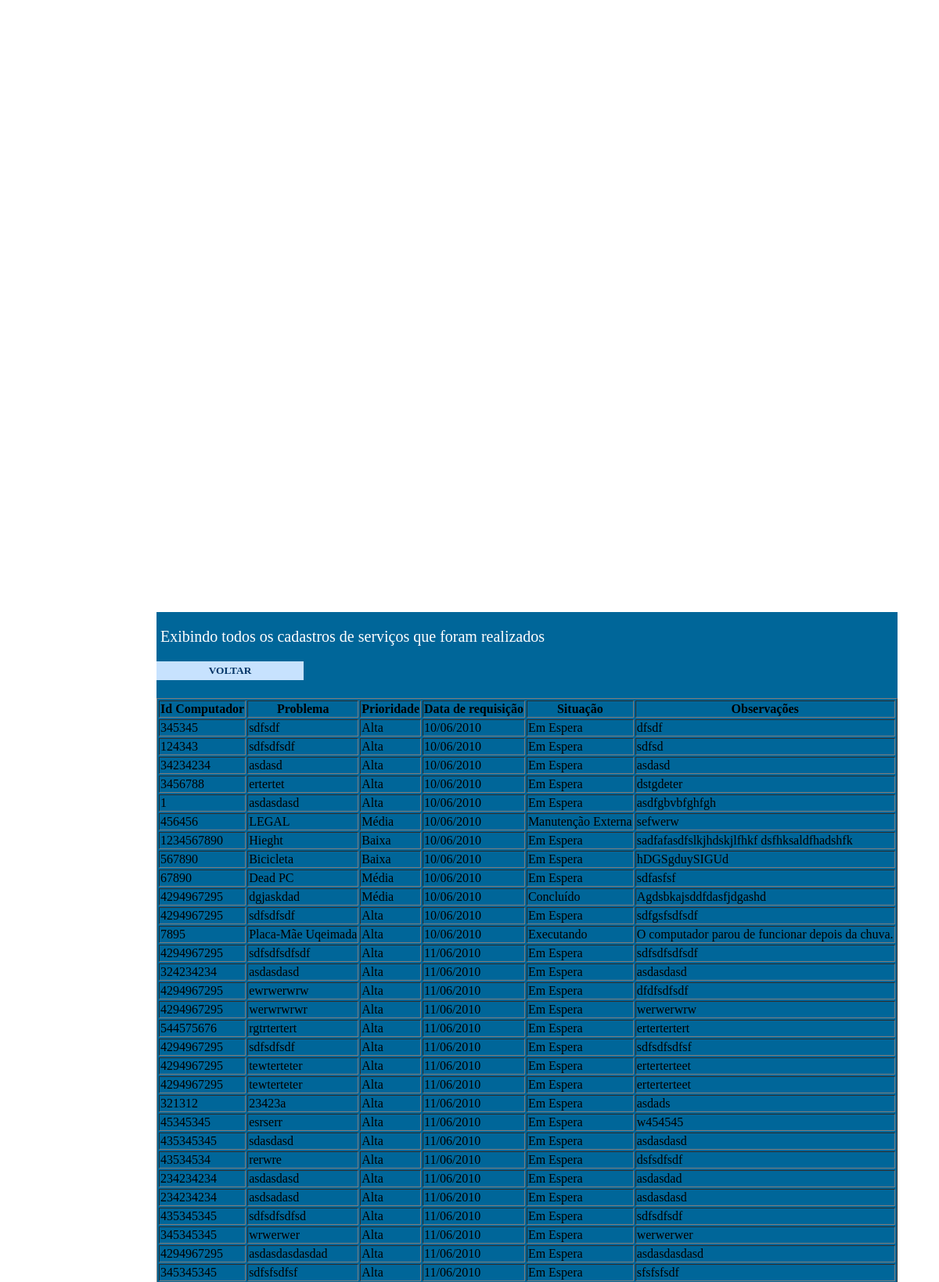
Screenshot of /historico.php (upper part) with the database file from the repository.
### tables this page shows
CREATE TABLE `servicos` (
  `id_servico` int(10) unsigned NOT NULL auto_increment,
  `idcomputador` int(10) unsigned NOT NULL,
  `problema` varchar(155) NOT NULL,
  `prioridade` varchar(6) NOT NULL,
  `datainicial` varchar(11) NOT NULL,
  `dataconclusao` varchar(11) NOT NULL,
  `situacao` varchar(45) NOT NULL,
  `descricao` varchar(255) NOT NULL,
  `excluir` varchar(45) NOT NULL,
  PRIMARY KEY  (`id_servico`)
);

### historico.php (the view, shortened to what this page needs)
<html>
<head>
<title>Hist&oacute;rico geral</title></head>
<body>
<div id="all" style="background-color:#006699">
<p style="font-size:15pt; font-family:verdana;">&nbsp;Exibindo todos os cadastros de servi&ccedil;os que foram realizados</p>
<p><a href="consultar_servico.php">Voltar</a></p>
<div id="consulta" style="padding-top:10px;">
<?php
if($erro==0){
$query = mysql_query("SELECT * FROM servicos");
$linhas = mysql_num_rows($query);
if($linhas == 0){
echo "Nada encontrado";
exit();
}
else{
echo"
<table border='1'>
<tr>
<th>Id Computador</th>
<th>Problema</th>
<th>Prioridade</th>
<th>Data de requisição</th>
<th>Situação</th>
<th>Observações</th>
</tr>";
while($row = mysql_fetch_array($query)){
  echo "<tr>";
  echo "<td>" . $row['idcomputador'] . "</td>";
  echo "<td>" . $row['problema'] . "</td>";
  echo "<td>" . $row['prioridade'] . "</td>";
  echo "<td>" . $row['datainicial'] . "</td>";
  echo "<td class='situacao'>" . $row['situacao'] . "</td>";
  echo "<td class='desc'>" . $row['descricao'] . "</td>";
  echo "</tr>";
  }
  }
  }
  ?>
</div>
</div>
</body>

### style.css (style rules this page uses)
#all { position:absolute; left:50%; top:50%; margin-left:-400px; margin-top:-350px; background-color:#FFFFFF; }
p { font-family:verdana; color:#FFFFFF; font-size:10pt; }
a:link,a:visited { display:block; width:180px; font-weight:bold; font-size:10pt; font-family:verdana; color:#003366; background-color:#C7E2FE; text-align:center; padding:4px; text-decoration:none; text-transform:uppercase; margin-left:0; }

### rows the page displays
servicos: idcomputador "345345", problema "sdfsdf", prioridade "Alta", datainicial "10/06/2010", situacao "Em Espera", descricao "dfsdf"
servicos: idcomputador "124343", problema "sdfsdfsdf", prioridade "Alta", datainicial "10/06/2010", situacao "Em Espera", descricao "sdfsd"
servicos: idcomputador "34234234", problema "asdasd", prioridade "Alta", datainicial "10/06/2010", situacao "Em Espera", descricao "asdasd"
servicos: idcomputador "3456788", problema "ertertet", prioridade "Alta", datainicial "10/06/2010", situacao "Em Espera", descricao "dstgdeter"
servicos: idcomputador "1", problema "asdasdasd", prioridade "Alta", datainicial "10/06/2010", situacao "Em Espera", descricao "asdfgbvbfghfgh"
servicos: idcomputador "456456", problema "LEGAL", prioridade "Média", datainicial "10/06/2010", situacao "Manutenção Externa", descricao "sefwerw"
servicos: idcomputador "1234567890", problema "Hieght", prioridade "Baixa", datainicial "10/06/2010", situacao "Em Espera", descricao "sadfafasdfslkjhdskjlfhkf dsfhksaldfhadshfk"
servicos: idcomputador "567890", problema "Bicicleta", prioridade "Baixa", datainicial "10/06/2010", situacao "Em Espera", descricao "hDGSgduySIGUd"
servicos: idcomputador "67890", problema "Dead PC", prioridade "Média", datainicial "10/06/2010", situacao "Em Espera", descricao "sdfasfsf"
servicos: idcomputador "4294967295", problema "dgjaskdad", prioridade "Média", datainicial "10/06/2010", situacao "Concluído", descricao "Agdsbkajsddfdasfjdgashd"
servicos: idcomputador "4294967295", problema "sdfsdfsdf", prioridade "Alta", datainicial "10/06/2010", situacao "Em Espera", descricao "sdfgsfsdfsdf"
servicos: idcomputador "7895", problema "Placa-Mãe Uqeimada", prioridade "Alta", datainicial "10/06/2010", situacao "Executando", descricao "O computador parou de funcionar depois da chuva."
servicos: idcomputador "4294967295", problema "sdfsdfsdfsdf", prioridade "Alta", datainicial "11/06/2010", situacao "Em Espera", descricao "sdfsdfsdfsdf"
servicos: idcomputador "324234234", problema "asdasdasd", prioridade "Alta", datainicial "11/06/2010", situacao "Em Espera", descricao "asdasdasd"
servicos: idcomputador "4294967295", problema "ewrwerwrw", prioridade "Alta", datainicial "11/06/2010", situacao "Em Espera", descricao "dfdfsdfsdf"
servicos: idcomputador "4294967295", problema "werwrwrwr", prioridade "Alta", datainicial "11/06/2010", situacao "Em Espera", descricao "werwerwrw"
servicos: idcomputador "544575676", problema "rgtrtertert", prioridade "Alta", datainicial "11/06/2010", situacao "Em Espera", descricao "ertertertert"
servicos: idcomputador "4294967295", problema "sdfsdfsdf", prioridade "Alta", datainicial "11/06/2010", situacao "Em Espera", descricao "sdfsdfsdfsf"
servicos: idcomputador "4294967295", problema "tewterteter", prioridade "Alta", datainicial "11/06/2010", situacao "Em Espera", descricao "erterterteet"
servicos: idcomputador "4294967295", problema "tewterteter", prioridade "Alta", datainicial "11/06/2010", situacao "Em Espera", descricao "erterterteet"
servicos: idcomputador "321312", problema "23423a", prioridade "Alta", datainicial "11/06/2010", situacao "Em Espera", descricao "asdads"
servicos: idcomputador "45345345", problema "esrserr", prioridade "Alta", datainicial "11/06/2010", situacao "Em Espera", descricao "w454545"
servicos: idcomputador "435345345", problema "sdasdasd", prioridade "Alta", datainicial "11/06/2010", situacao "Em Espera", descricao "asdasdasd"
servicos: idcomputador "43534534", problema "rerwre", prioridade "Alta", datainicial "11/06/2010", situacao "Em Espera", descricao "dsfsdfsdf"
servicos: idcomputador "234234234", problema "asdasdasd", prioridade "Alta", datainicial "11/06/2010", situacao "Em Espera", descricao "asdasdad"
servicos: idcomputador "234234234", problema "asdsadasd", prioridade "Alta", datainicial "11/06/2010", situacao "Em Espera", descricao "asdasdasd"
servicos: idcomputador "435345345", problema "sdfsdfsdfsd", prioridade "Alta", datainicial "11/06/2010", situacao "Em Espera", descricao "sdfsdfsdf"
servicos: idcomputador "345345345", problema "wrwerwer", prioridade "Alta", datainicial "11/06/2010", situacao "Em Espera", descricao "werwerwer"
servicos: idcomputador "4294967295", problema "asdasdasdasdad", prioridade "Alta", datainicial "11/06/2010", situacao "Em Espera", descricao "asdasdasdasd"
servicos: idcomputador "345345345", problema "sdfsfsdfsf", prioridade "Alta", datainicial "11/06/2010", situacao "Em Espera", descricao "sfsfsfsdf"
